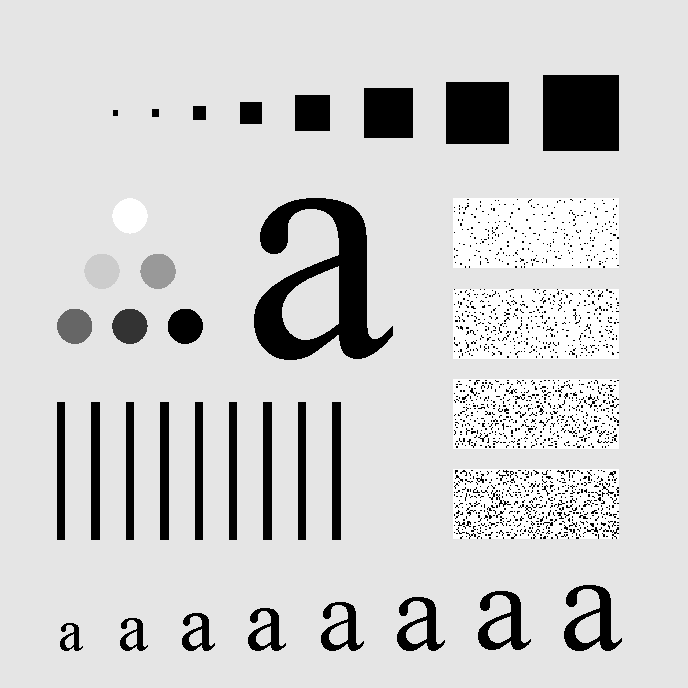
%> input picture DIP-HW3/data/images/q3/char.tif, 688 x 688 px
$ octave Q3.m   (GNU Octave 9; MATLAB toolbox functions it lacks are replaced by stand-ins)
%> lines starting %> are read from the running program, lines starting %| are printed output that depends on the picture; in (x1, y1, x2, y2) boxes, pixels count from 0 and x2, y2 are one past the last pixel; in counts of white or black regions, pixels touching at a corner belong together; the program's own positions count from 1
### DIP-HW3/src/Q3/filter_function.m
function [filtered_image, filter_response] = filter_function(image, filter_type, kernel_type, D0, n)
    % Convert image to grayscale and double precision if necessary
    if size(image, 3) == 3
        image = rgb2gray(image);
    end
    image = double(image);

    % Get image size
    [rows, cols] = size(image);
    u = -floor(rows/2):floor(rows/2)-1;
    v = -floor(cols/2):floor(cols/2)-1;

    [U, V] = meshgrid(v, u);
    D = sqrt(U.^2 + V.^2); % Distance from the center

    % Select the appropriate filter
    switch lower(kernel_type)
        case 'ideal'
            H = double(D <= D0);
        case 'butterworth'
            H = 1 ./ (1 + (D ./ D0).^(2*n)); % Butterworth filter of order n
        case 'gaussian'
            H = exp(-(D.^2) / (2 * D0^2)); % Gaussian LPF
        otherwise
            error('Invalid kernel type. Choose "Ideal", "Butterworth", or "Gaussian".');
    end

    % Convert Low-Pass to High-Pass if needed
    if strcmpi(filter_type, 'hpf')
        H = 1 - H; % HPF is complement of LPF
    elseif ~strcmpi(filter_type, 'lpf')
        error('Invalid filter type. Choose "LPF" (Low-Pass Filter) or "HPF" (High-Pass Filter).');
    end

    % Compute Fourier Transform of the image
    F_image = fft2(image);
    F_shifted = fftshift(F_image);

    % Apply filter in the frequency domain
    F_filtered = F_shifted .* H;

    % Compute the inverse Fourier Transform
    F_unshifted = ifftshift(F_filtered);
    filtered_image = real(ifft2(F_unshifted));

    % Return the filter response for visualization
    filter_response = H;
end

### DIP-HW3/src/Q3/Q3.m
% ---------------------------------------------------------------
% Problem 3 – Frequency Domain Filtering: LPF & HPF Analysis
% ---------------------------------------------------------------
% This script applies different frequency domain filters (Ideal,
% Butterworth, Gaussian) to an input image and visualizes both
% the filtered results and their frequency responses.
%
% Steps:
% 1. Load the input image 'char.tif'.
% 2. Define cutoff frequencies (D0) and Butterworth order (n).
% 3. For each filter type:
%    - Apply Low-Pass Filter (LPF) using filter_function.
%    - Apply High-Pass Filter (HPF) using filter_function.
% 4. Display the filtered images in separate figures for LPF
%    and HPF results.
% 5. Display the corresponding frequency responses to compare
%    how each filter and cutoff frequency affects the image
%    spectrum.
% ---------------------------------------------------------------
clc;
clear;
close all;
%%
addpath(fullfile(pwd, 'src', 'utils'));

% Read the image
image_path = 'data/images/q3/char.tif';
char_img = imread(image_path);
%> char_img is the input picture: size 688x688 uint8; min 0, max 255, mean 207.3

% Define cutoff frequencies
D0_values = [15, 30, 50, 150, 400];
n = 2; % Butterworth order

%% Ideal filter
% Initialize figures
figure;
sgtitle('Ideal Low-Pass Filtered Images');

figure;
sgtitle('Ideal High-Pass Filtered Images');

figure;
sgtitle('Frequency Responses - Ideal Filters');

% Apply Ideal Filters
for i = 1:length(D0_values)
    D0 = D0_values(i);

    % Apply Ideal Low-Pass Filter
    [filtered_lpf, response_lpf] = filter_function(char_img, 'lpf', 'ideal', D0, n);

    % Apply Ideal High-Pass Filter
    [filtered_hpf, response_hpf] = filter_function(char_img, 'hpf', 'ideal', D0, n);

    % Display LPF results
    figure(1);
    subplot(2, length(D0_values), i);
    imshow(filtered_lpf, []);
    title(['LPF D0=', num2str(D0)]);

    % Display HPF results
    figure(2);
    subplot(2, length(D0_values), i);
    imshow(filtered_hpf, []);
    title(['HPF D0=', num2str(D0)]);

    % Display frequency response
    figure(3);
    subplot(2, length(D0_values), i);
    imshow(response_lpf, []);
    title(['LPF D0=', num2str(D0)]);

    subplot(2, length(D0_values), i + length(D0_values));
    imshow(response_hpf, []);
    title(['HPF D0=', num2str(D0)]);
end
%> this loop made 5 passes
%> pass 1, `[filtered_lpf, response_lpf] = filter_function(char_img, 'lpf', 'ideal..`:
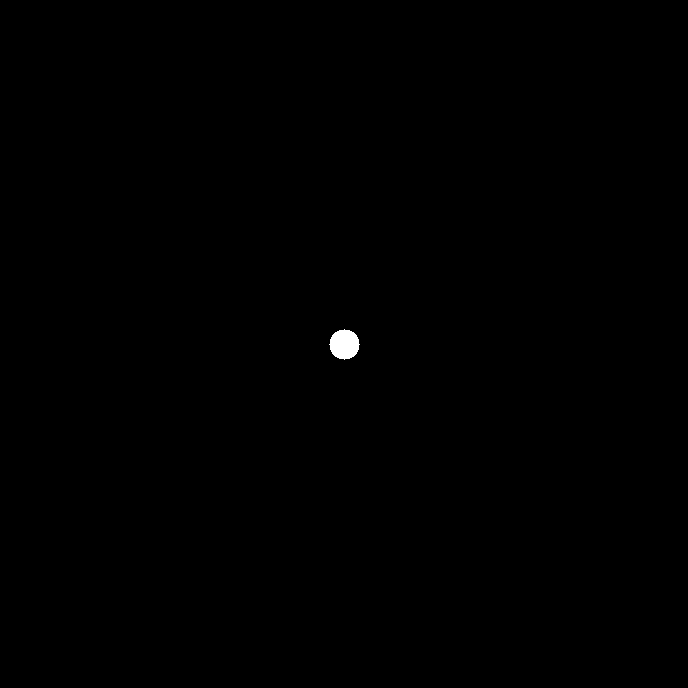
%> response_lpf: size 688x688 double; values 0 (black) and 1 (white), 0.15% white; 1 white region, box (x1, y1, x2, y2) and area: (329, 329, 360, 360) 709
%> after the loop:
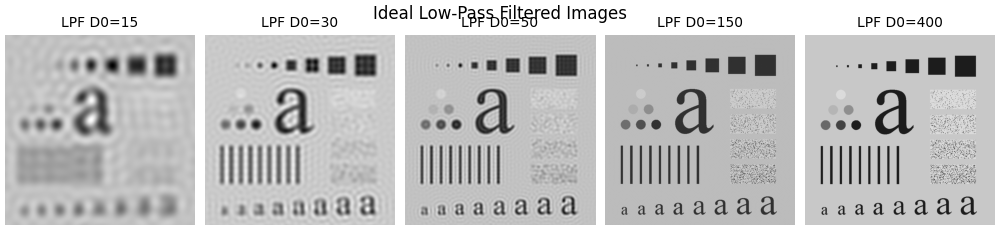
%> figure redrawn from the program's plot data, 5 panels
%> after the loop:
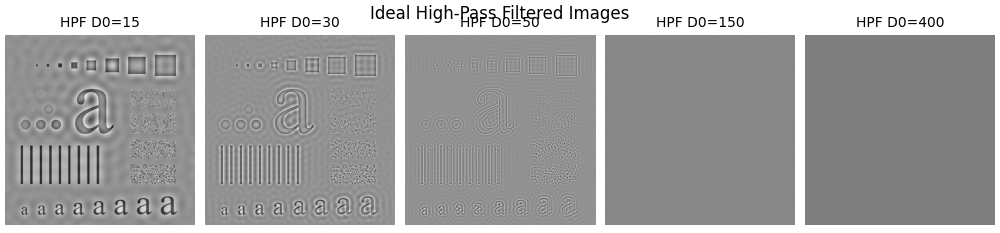
%> figure redrawn from the program's plot data, 5 panels
%> after the loop:
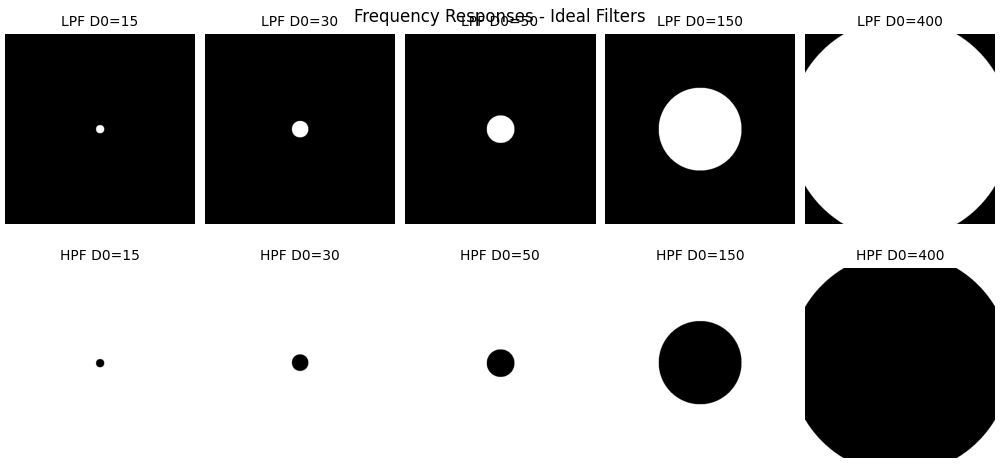
%> figure redrawn from the program's plot data, 10 panels

%% Butterworth Filter
figure;
sgtitle('Butterworth Low-Pass Filtered Images');

figure;
sgtitle('Butterworth High-Pass Filtered Images');

figure;
sgtitle('Frequency Responses - Butterworth Filters');

for i = 1:length(D0_values)
    D0 = D0_values(i);

    % Apply Butterworth Low-Pass Filter
    [filtered_lpf, response_lpf] = filter_function(char_img, 'lpf', 'butterworth', D0, n);

    % Apply Butterworth High-Pass Filter
    [filtered_hpf, response_hpf] = filter_function(char_img, 'hpf', 'butterworth', D0, n);

    % Display LPF results
    figure(4);
    subplot(2, length(D0_values), i);
    imshow(filtered_lpf, []);
    title(['LPF D0=', num2str(D0)]);

    % Display HPF results
    figure(5);
    subplot(2, length(D0_values), i);
    imshow(filtered_hpf, []);
    title(['HPF D0=', num2str(D0)]);

    % Display frequency response
    figure(6);
    subplot(2, length(D0_values), i);
    imshow(response_lpf, []);
    title(['LPF D0=', num2str(D0)]);

    subplot(2, length(D0_values), i + length(D0_values));
    imshow(response_hpf, []);
    title(['HPF D0=', num2str(D0)]);
end
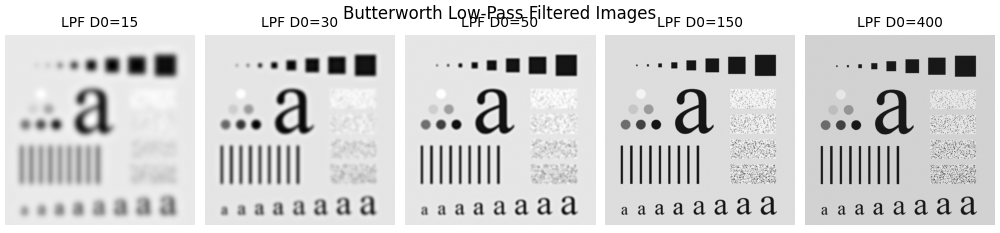
%> figure redrawn from the program's plot data, 5 panels

%% Gaussian Filter
figure;
sgtitle('Gaussian Low-Pass Filtered Images');

figure;
sgtitle('Gaussian High-Pass Filtered Images');

figure;
sgtitle('Frequency Responses - Gaussian Filters');

for i = 1:length(D0_values)
    D0 = D0_values(i);

    % Apply Gaussian Low-Pass Filter
    [filtered_lpf, response_lpf] = filter_function(char_img, 'lpf', 'gaussian', D0, n);

    % Apply Gaussian High-Pass Filter
    [filtered_hpf, response_hpf] = filter_function(char_img, 'hpf', 'gaussian', D0, n);

    % Display LPF results
    figure(7);
    subplot(2, length(D0_values), i);
    imshow(filtered_lpf, []);
    title(['LPF D0=', num2str(D0)]);

    % Display HPF results
    figure(8);
    subplot(2, length(D0_values), i);
    imshow(filtered_hpf, []);
    title(['HPF D0=', num2str(D0)]);

    % Display frequency response
    figure(9);
    subplot(2, length(D0_values), i);
    imshow(response_lpf, []);
    title(['LPF D0=', num2str(D0)]);

    subplot(2, length(D0_values), i + length(D0_values));
    imshow(response_hpf, []);
    title(['HPF D0=', num2str(D0)]);
end
%> this loop made 5 passes
%> pass 1, in filter_function (call 22), `filtered_image = real(ifft2(F_unshifted));`:
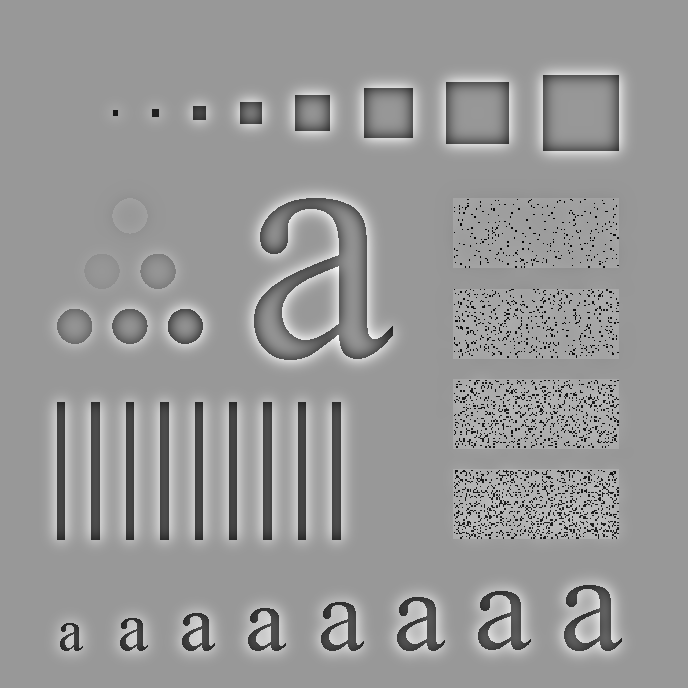
%> filtered_image: size 688x688 double; min -247.3, max 167.5, mean 0; drawn with min black and max white
%> after the loop:
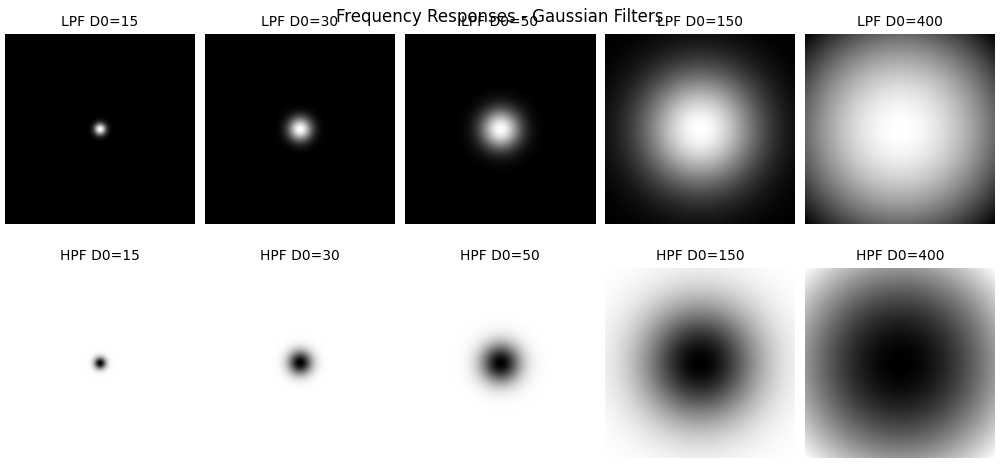
%> figure redrawn from the program's plot data, 10 panels
